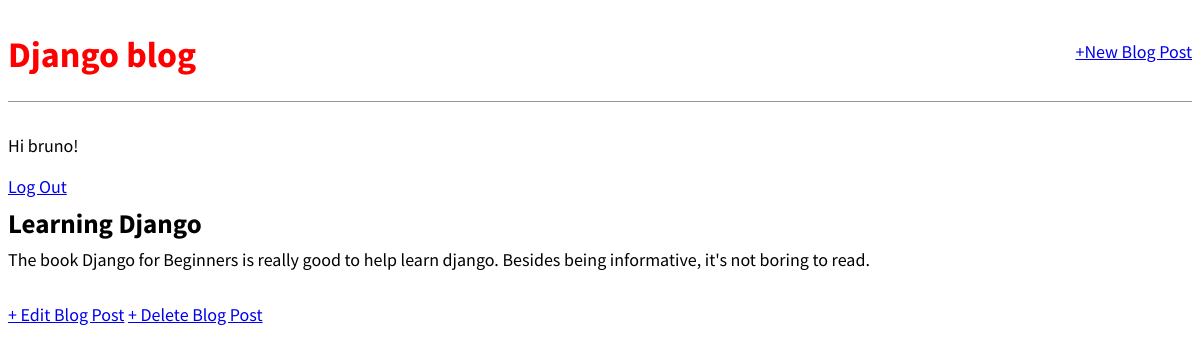
The app's page /post/1/ (signed in) with its own data.
### blog/models.py (models this page shows, shortened)
class Post(models.Model):
    title = models.CharField(max_length = 200)
    author = models.ForeignKey('auth.User', on_delete=models.CASCADE)
    body = models.TextField()

### blog/views.py (the view)
# urls.py: path('post/<int:pk>/', views.BlogDetailView.as_view(), name='post_detail'),
class BlogDetailView(DetailView):
    model = Post
    template_name = 'post_detail.html'

### templates/post_detail.html
{% extends 'base.html' %}
{% block content %}
    <div class="post-entry">
        <h2>{{post.title}}</h2>
        <p>{{post.body}}</p>
    </div>
    <a href="{% url 'post_edit' post.pk %}">+ Edit Blog Post</a>
    <a href="{% url 'post_delete' post.pk %}">+ Delete Blog Post</a>
{% endblock %}

### templates/base.html (shortened to what this page needs)
<html>
    <head>
        {% load static %}
        <link rel="stylesheet" href="{% static 'css/base.css' %}">
    </head>
    <body>
        <header>
            <div class="nav-left">
                <h1><a href="{% url 'home' %}">Django blog</a></h1>
            </div>
            <div class="nav-right">
                <a href="{% url 'post_new' %}">+New Blog Post</a>
            </div>
        </header>
        {% if user.is_authenticated %}
            <p>Hi {{user.username}}!</p>
            <a href="{% url 'logout' %}">Log Out</a>
        {% else %}
            <p>You're not logged in</p>
            <a href="{% url 'login' %}">Log In</a>
        {% endif %}
        <div>
            {% block content %}
            {% endblock %}
        </div>
    </body>
</html>

### static/css/base.css (style rules this page uses)
body { font-family: 'Source Sans Pro', sans-serif; font-size: 18px; }
header { border-bottom: 1px solid #999; margin-bottom: 2rem; display: flex; }
header h1 a { color: red; text-decoration: none; }
.nav-left { margin-right: auto; }
.nav-right { display: flex; padding-top: 2rem; }
.post-entry { margin-bottom: 2rem; }
.post-entry h2 { margin: 0.5rem 0; }
.post-entry p { margin: 0; font-weight: 400; }

### records on screen
Post: title "Learning Django", body "The book Django for Beginners is really good to help learn django. Besides being informative, it's not boring to read."

### other values on screen
{{ user.username }} "bruno"
